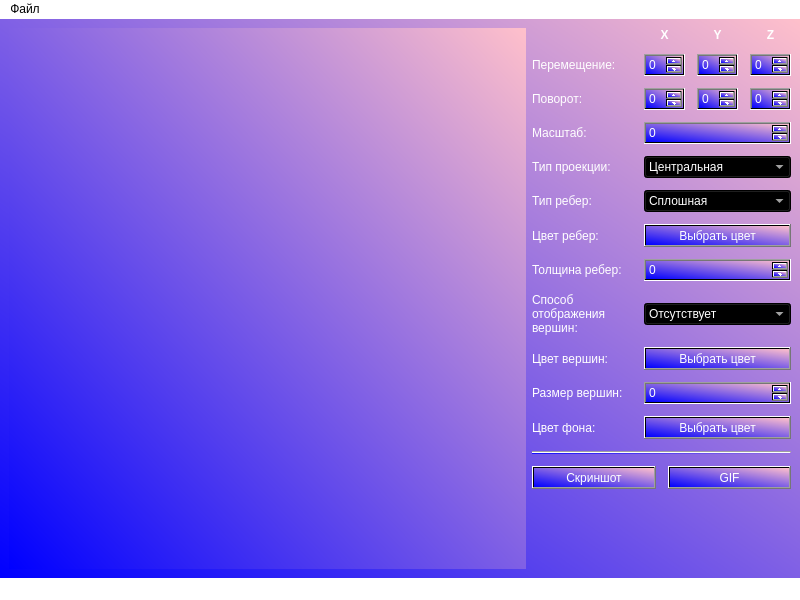
<?xml version="1.0" encoding="UTF-8"?>
<ui version="4.0">
 <class>MainWindow</class>
 <widget class="QMainWindow" name="MainWindow">
  <property name="geometry">
   <rect>
    <x>0</x>
    <y>0</y>
    <width>800</width>
    <height>600</height>
   </rect>
  </property>
  <property name="windowTitle">
   <string>MainWindow</string>
  </property>
  <property name="styleSheet">
   <string notr="true">background-color: qlineargradient(spread:pad, x1:0, y1:1, x2:1, y2:0, stop:0 rgba(0, 0, 255, 255), stop:1 rgba(255, 192, 203, 255));
</string>
  </property>
  <widget class="QWidget" name="centralwidget">
   <layout class="QHBoxLayout" name="horizontalLayout_2" stretch="2,1">
    <item>
     <widget class="QWidget" name="widget" native="true"/>
    </item>
    <item>
     <layout class="QVBoxLayout" name="verticalLayout_3" stretch="3,1,3,0,0">
      <property name="spacing">
       <number>12</number>
      </property>
      <item>
       <layout class="QGridLayout" name="gridLayout_3">
        <item row="7" column="1" colspan="3">
         <widget class="QSpinBox" name="spinBox_10">
          <property name="styleSheet">
           <string notr="true">color: rgb(255, 255, 255);</string>
          </property>
         </widget>
        </item>
        <item row="1" column="2">
         <widget class="QSpinBox" name="spinBox_2">
          <property name="styleSheet">
           <string notr="true">color: rgb(255, 255, 255);</string>
          </property>
         </widget>
        </item>
        <item row="10" column="0">
         <widget class="QLabel" name="label_14">
          <property name="styleSheet">
           <string notr="true">background: transparent;
color: rgb(255, 255, 255);</string>
          </property>
          <property name="text">
           <string>Размер вершин:</string>
          </property>
         </widget>
        </item>
        <item row="5" column="1" colspan="3">
         <widget class="QComboBox" name="comboBox_2">
          <property name="styleSheet">
           <string notr="true">color: rgb(255, 255, 255);</string>
          </property>
          <item>
           <property name="text">
            <string>Сплошная</string>
           </property>
          </item>
          <item>
           <property name="text">
            <string>Пунктирная</string>
           </property>
          </item>
         </widget>
        </item>
        <item row="1" column="1">
         <widget class="QSpinBox" name="spinBox">
          <property name="styleSheet">
           <string notr="true">color: rgb(255, 255, 255);</string>
          </property>
         </widget>
        </item>
        <item row="4" column="0">
         <widget class="QLabel" name="label_8">
          <property name="styleSheet">
           <string notr="true">background: transparent;
color: rgb(255, 255, 255);</string>
          </property>
          <property name="text">
           <string>Тип проекции:</string>
          </property>
         </widget>
        </item>
        <item row="2" column="2">
         <widget class="QSpinBox" name="spinBox_6">
          <property name="styleSheet">
           <string notr="true">color: rgb(255, 255, 255);</string>
          </property>
         </widget>
        </item>
        <item row="8" column="1" colspan="3">
         <widget class="QComboBox" name="comboBox_3">
          <property name="styleSheet">
           <string notr="true">color: rgb(255, 255, 255);</string>
          </property>
          <item>
           <property name="text">
            <string>Отсутствует</string>
           </property>
          </item>
          <item>
           <property name="text">
            <string>Круг</string>
           </property>
          </item>
          <item>
           <property name="text">
            <string>Квадрат</string>
           </property>
          </item>
         </widget>
        </item>
        <item row="3" column="1" colspan="3">
         <widget class="QSpinBox" name="spinBox_9">
          <property name="styleSheet">
           <string notr="true">color: rgb(255, 255, 255);</string>
          </property>
         </widget>
        </item>
        <item row="1" column="0">
         <widget class="QLabel" name="label">
          <property name="styleSheet">
           <string notr="true">background: transparent;
color: rgb(255, 255, 255);</string>
          </property>
          <property name="text">
           <string>Перемещение:</string>
          </property>
         </widget>
        </item>
        <item row="9" column="1" colspan="3">
         <widget class="QPushButton" name="pushButton_2">
          <property name="styleSheet">
           <string notr="true">color: rgb(255, 255, 255);</string>
          </property>
          <property name="text">
           <string>Выбрать цвет</string>
          </property>
         </widget>
        </item>
        <item row="11" column="1" colspan="3">
         <widget class="QPushButton" name="pushButton_3">
          <property name="styleSheet">
           <string notr="true">color: rgb(255, 255, 255);</string>
          </property>
          <property name="text">
           <string>Выбрать цвет</string>
          </property>
         </widget>
        </item>
        <item row="4" column="1" colspan="3">
         <widget class="QComboBox" name="comboBox">
          <property name="styleSheet">
           <string notr="true">color: rgb(255, 255, 255);</string>
          </property>
          <item>
           <property name="text">
            <string>Центральная</string>
           </property>
          </item>
          <item>
           <property name="text">
            <string>Параллельная</string>
           </property>
          </item>
         </widget>
        </item>
        <item row="11" column="0">
         <widget class="QLabel" name="label_15">
          <property name="styleSheet">
           <string notr="true">background: transparent;
color: rgb(255, 255, 255);</string>
          </property>
          <property name="text">
           <string>Цвет фона:</string>
          </property>
         </widget>
        </item>
        <item row="6" column="1" colspan="3">
         <widget class="QPushButton" name="pushButton">
          <property name="styleSheet">
           <string notr="true">color: rgb(255, 255, 255);</string>
          </property>
          <property name="text">
           <string>Выбрать цвет</string>
          </property>
         </widget>
        </item>
        <item row="5" column="0">
         <widget class="QLabel" name="label_9">
          <property name="styleSheet">
           <string notr="true">background: transparent;
color: rgb(255, 255, 255);</string>
          </property>
          <property name="text">
           <string>Тип ребер:</string>
          </property>
         </widget>
        </item>
        <item row="7" column="0">
         <widget class="QLabel" name="label_11">
          <property name="styleSheet">
           <string notr="true">background: transparent;
color: rgb(255, 255, 255);</string>
          </property>
          <property name="text">
           <string>Толщина ребер:</string>
          </property>
         </widget>
        </item>
        <item row="1" column="3">
         <widget class="QSpinBox" name="spinBox_4">
          <property name="styleSheet">
           <string notr="true">color: rgb(255, 255, 255);</string>
          </property>
         </widget>
        </item>
        <item row="2" column="3">
         <widget class="QSpinBox" name="spinBox_7">
          <property name="styleSheet">
           <string notr="true">color: rgb(255, 255, 255);</string>
          </property>
         </widget>
        </item>
        <item row="10" column="1" colspan="3">
         <widget class="QSpinBox" name="spinBox_11">
          <property name="styleSheet">
           <string notr="true">color: rgb(255, 255, 255);</string>
          </property>
         </widget>
        </item>
        <item row="2" column="1">
         <widget class="QSpinBox" name="spinBox_5">
          <property name="styleSheet">
           <string notr="true">color: rgb(255, 255, 255);</string>
          </property>
         </widget>
        </item>
        <item row="3" column="0">
         <widget class="QLabel" name="label_3">
          <property name="styleSheet">
           <string notr="true">background: transparent;
color: rgb(255, 255, 255);</string>
          </property>
          <property name="text">
           <string>Масштаб:</string>
          </property>
         </widget>
        </item>
        <item row="2" column="0">
         <widget class="QLabel" name="label_2">
          <property name="styleSheet">
           <string notr="true">background: transparent;
color: rgb(255, 255, 255);</string>
          </property>
          <property name="text">
           <string>Поворот:</string>
          </property>
         </widget>
        </item>
        <item row="8" column="0">
         <widget class="QLabel" name="label_12">
          <property name="styleSheet">
           <string notr="true">background: transparent;
color: rgb(255, 255, 255);</string>
          </property>
          <property name="text">
           <string>Способ отображения вершин:</string>
          </property>
          <property name="wordWrap">
           <bool>true</bool>
          </property>
         </widget>
        </item>
        <item row="9" column="0">
         <widget class="QLabel" name="label_13">
          <property name="styleSheet">
           <string notr="true">background: transparent;
color: rgb(255, 255, 255);</string>
          </property>
          <property name="text">
           <string>Цвет вершин:</string>
          </property>
         </widget>
        </item>
        <item row="6" column="0">
         <widget class="QLabel" name="label_10">
          <property name="styleSheet">
           <string notr="true">background: transparent;
color: rgb(255, 255, 255);</string>
          </property>
          <property name="text">
           <string>Цвет ребер:</string>
          </property>
         </widget>
        </item>
        <item row="0" column="1">
         <widget class="QLabel" name="label_4">
          <property name="sizePolicy">
           <sizepolicy hsizetype="Preferred" vsizetype="Fixed">
            <horstretch>0</horstretch>
            <verstretch>0</verstretch>
           </sizepolicy>
          </property>
          <property name="font">
           <font>
            <bold>true</bold>
            <underline>false</underline>
           </font>
          </property>
          <property name="styleSheet">
           <string notr="true">background: transparent;
color: rgb(255, 255, 255);</string>
          </property>
          <property name="text">
           <string>X</string>
          </property>
          <property name="alignment">
           <set>Qt::AlignmentFlag::AlignCenter</set>
          </property>
         </widget>
        </item>
        <item row="0" column="2">
         <widget class="QLabel" name="label_5">
          <property name="sizePolicy">
           <sizepolicy hsizetype="Preferred" vsizetype="Fixed">
            <horstretch>0</horstretch>
            <verstretch>0</verstretch>
           </sizepolicy>
          </property>
          <property name="font">
           <font>
            <bold>true</bold>
            <underline>false</underline>
           </font>
          </property>
          <property name="styleSheet">
           <string notr="true">background: transparent;
color: rgb(255, 255, 255);</string>
          </property>
          <property name="text">
           <string>Y</string>
          </property>
          <property name="alignment">
           <set>Qt::AlignmentFlag::AlignCenter</set>
          </property>
         </widget>
        </item>
        <item row="0" column="3">
         <widget class="QLabel" name="label_7">
          <property name="sizePolicy">
           <sizepolicy hsizetype="Preferred" vsizetype="Fixed">
            <horstretch>0</horstretch>
            <verstretch>0</verstretch>
           </sizepolicy>
          </property>
          <property name="font">
           <font>
            <bold>true</bold>
            <underline>false</underline>
           </font>
          </property>
          <property name="styleSheet">
           <string notr="true">background: transparent;
color: rgb(255, 255, 255);</string>
          </property>
          <property name="text">
           <string>Z</string>
          </property>
          <property name="alignment">
           <set>Qt::AlignmentFlag::AlignCenter</set>
          </property>
         </widget>
        </item>
       </layout>
      </item>
      <item>
       <widget class="Line" name="line">
        <property name="orientation">
         <enum>Qt::Orientation::Horizontal</enum>
        </property>
       </widget>
      </item>
      <item>
       <layout class="QHBoxLayout" name="horizontalLayout">
        <item>
         <widget class="QPushButton" name="pushButton_4">
          <property name="styleSheet">
           <string notr="true">color: rgb(255, 255, 255);</string>
          </property>
          <property name="text">
           <string>Скриншот</string>
          </property>
         </widget>
        </item>
        <item>
         <widget class="QPushButton" name="pushButton_5">
          <property name="styleSheet">
           <string notr="true">color: rgb(255, 255, 255);</string>
          </property>
          <property name="text">
           <string>GIF</string>
          </property>
         </widget>
        </item>
       </layout>
      </item>
      <item>
       <spacer name="verticalSpacer">
        <property name="orientation">
         <enum>Qt::Orientation::Vertical</enum>
        </property>
        <property name="sizeHint" stdset="0">
         <size>
          <width>20</width>
          <height>40</height>
         </size>
        </property>
       </spacer>
      </item>
      <item>
       <widget class="QLabel" name="image">
        <property name="sizePolicy">
         <sizepolicy hsizetype="Preferred" vsizetype="Fixed">
          <horstretch>0</horstretch>
          <verstretch>0</verstretch>
         </sizepolicy>
        </property>
        <property name="styleSheet">
         <string notr="true">background: transparent;</string>
        </property>
        <property name="text">
         <string/>
        </property>
        <property name="alignment">
         <set>Qt::AlignmentFlag::AlignRight|Qt::AlignmentFlag::AlignTrailing|Qt::AlignmentFlag::AlignVCenter</set>
        </property>
       </widget>
      </item>
     </layout>
    </item>
   </layout>
  </widget>
  <widget class="QMenuBar" name="menubar">
   <property name="geometry">
    <rect>
     <x>0</x>
     <y>0</y>
     <width>800</width>
     <height>22</height>
    </rect>
   </property>
   <property name="styleSheet">
    <string notr="true">background-color: rgb(255, 255, 255);</string>
   </property>
   <widget class="QMenu" name="menu">
    <property name="styleSheet">
     <string notr="true">background-color: rgb(118, 89, 230);
color: rgb(255, 255, 255);</string>
    </property>
    <property name="title">
     <string>Файл</string>
    </property>
    <addaction name="action"/>
   </widget>
   <addaction name="menu"/>
  </widget>
  <widget class="QStatusBar" name="statusbar">
   <property name="autoFillBackground">
    <bool>false</bool>
   </property>
   <property name="styleSheet">
    <string notr="true">background-color: rgb(255, 255, 255);</string>
   </property>
  </widget>
  <action name="action">
   <property name="text">
    <string>Открыть файл</string>
   </property>
  </action>
 </widget>
 <resources/>
 <connections/>
</ui>
